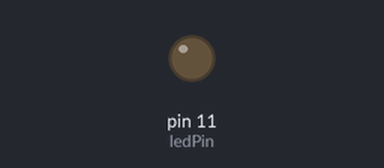
A sketch run on a simulated Arduino Uno, built with avr-gcc and run on an emulated ATmega328P. Parts: output pins drawn as LEDs (lit = HIGH).

Above: at 1.2 s.
At 4.05 s:
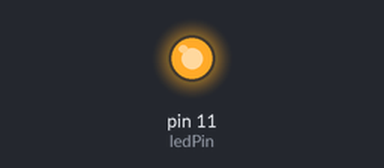
Timing chart, 0 to 4.3 s (numbered marks = the images above):
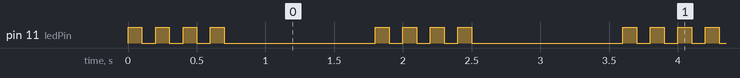

The sketch:

repeat_led.ino
```cpp
int ledPin = 11;
int delayPeriod = 100;

void setup() {
  // put your setup code here, to run once:
  pinMode(ledPin, OUTPUT);
}

void loop() {
  // put your main code here, to run repeatedly:
  digitalWrite(ledPin, HIGH);
  delay(delayPeriod);
  digitalWrite(ledPin, LOW);
  delay(delayPeriod);

  digitalWrite(ledPin, HIGH);
  delay(delayPeriod);
  digitalWrite(ledPin, LOW);
  delay(delayPeriod);

  digitalWrite(ledPin, HIGH);
  delay(delayPeriod);
  digitalWrite(ledPin, LOW);
  delay(delayPeriod);

  digitalWrite(ledPin, HIGH);
  delay(delayPeriod);
  digitalWrite(ledPin, LOW);
  delay(delayPeriod);

  delay(1000);
}
```

Measured:
- by itself, pin 11 (ledPin): repeats every 1.8 s: 3 × (LOW 0.10 s, HIGH 0.10 s), LOW 1.1 s, HIGH 0.10 s
- by itself, everything shown: repeats every 1.8 s, in 8 steps
